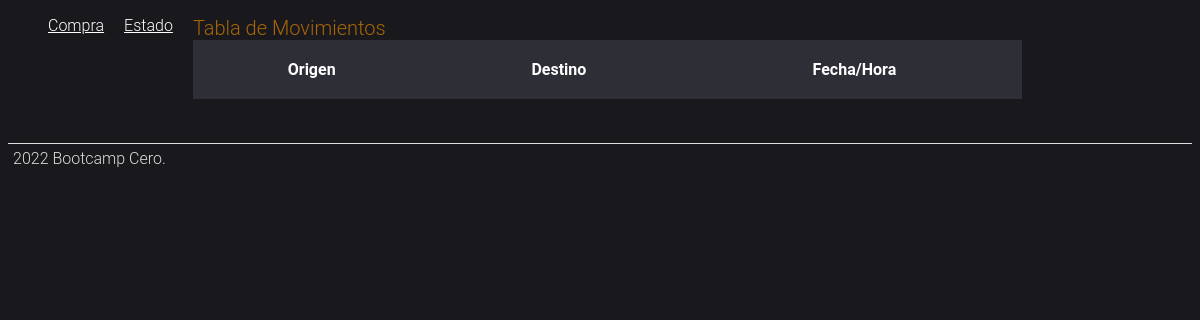
Before: / with the older database file.
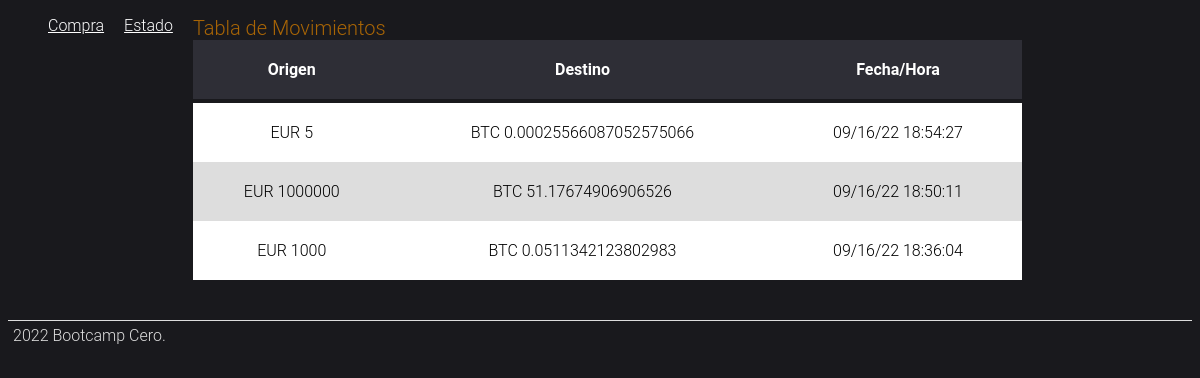
After: the same page with the newer database file.
### tables this page shows
CREATE TABLE transacciones (
            id integer PRIMARY KEY,
            origen text,
            cantidad_origen integer,
            destino text,
            cantidad_destino integer,
            fecha text
        );

### Criptocambio/views.py (the view)
@app.route('/')
def home():
    transacciones = db.conseguir_transacciones()
    transacciones.reverse()
    return render_template("index.html", transacciones=transacciones)

### Criptocambio/models.py (called while the page is built)
    def conseguir_transacciones(self) -> List[Transaccion]:
        cur = self.db.cursor()
        cur.execute("SELECT * FROM transacciones")
        data = []
        for fila in cur.fetchall():
            tx = Transaccion(fila[1], fila[3], fila[4], 0)
            tx.fecha = datetime.datetime.fromtimestamp(float(fila[5]))
            tx.cantidad_moneda_origen = fila[2]
            data.append(tx)
        return data

### Criptocambio/templates/index.html (shortened to what this page needs)
{% from 'macros.html' import menu %}
<!DOCTYPE html>
<html lang="es">
<head>
    <link rel="stylesheet" href="/static/css/tabla.css">
</head>
<body>
{{ menu(self._TemplateReference__context.name) }}
<table>
    <caption>Tabla de Movimientos</caption>
    <thead>
    <tr>
        <th>Origen</th>
        <th>Destino</th>
        <th>Fecha/Hora</th>
    </tr>
    </thead>
    {% for tx in transacciones %}
        <tr>
            <td>{{ tx.origen }} {{ tx.cantidad_moneda_origen }}</td>
            <td>{{ tx.destino }} {{ tx.cantidad_moneda_destino }}</td>
            <td>{{ tx.fecha.strftime("%x %X") }}</td>
        </tr>
    {% endfor %}
</table>
<footer class="pie-de-pagina">2022 Bootcamp Cero.</footer>
</body>
</html>

### Criptocambio/templates/macros.html (shortened to what this page needs)
{% macro menu(pagina_actual) %}
<header>
<nav class="menu">
    <ul>
        {% if pagina_actual != "form.html" %}
        <li><a href="/consulta">Compra</a></li>
        {% endif %}
        {% if pagina_actual != "estado.html" %}
        <li><a href="/estado">Estado</a></li>
        {% endif %}
    </ul>
</nav>
</header>
{% endmacro %}

### Criptocambio/static/css/tabla.css (style rules this page uses)
body { font-family: "Roboto", -apple-system, BlinkMacSystemFont, "Segoe UI", Roboto, "Helvetica Neue", Arial, "Noto Sans", sans-serif, "Apple Color Emoji", "Segoe UI Emoji", "Segoe UI Symbol", "Noto Color Emoji"; background-color: #19191d; font-weight: 300; }
ul { list-style: none; justify-content: left }
li,a { float: left; background-color: #19191d; margin-right: 10px; color: white; }
caption { text-align: left; color: rgb(168, 101, 6); font-size: 20px; }
table { background-color: white; text-align: center; border-collapse: collapse; width: 70%; border: 0px ridge #242f63; box-shadow: #ecedf0; }
th, td { padding: 20px; }
thead { background-color: #2e2e36; border-bottom:solid 4px #19191d; color: white; }
tr:nth-child(even) { background-color: #ddd; }
.pie-de-pagina { margin-top: 40px; size: 0.5px; color: #ddd; padding: 5px; border-top: solid 1px #ddd; }

Changed rows visible on the page:
added transacciones: origen "EUR", cantidad_moneda_origen "5", destino "BTC", cantidad_moneda_destino "0.00025566087052575066", fecha "09/16/22 18:54:27"
added transacciones: origen "EUR", cantidad_moneda_origen "1000000", destino "BTC", cantidad_moneda_destino "51.17674906906526", fecha "09/16/22 18:50:11"
added transacciones: origen "EUR", cantidad_moneda_origen "1000", destino "BTC", cantidad_moneda_destino "0.0511342123802983", fecha "09/16/22 18:36:04"
